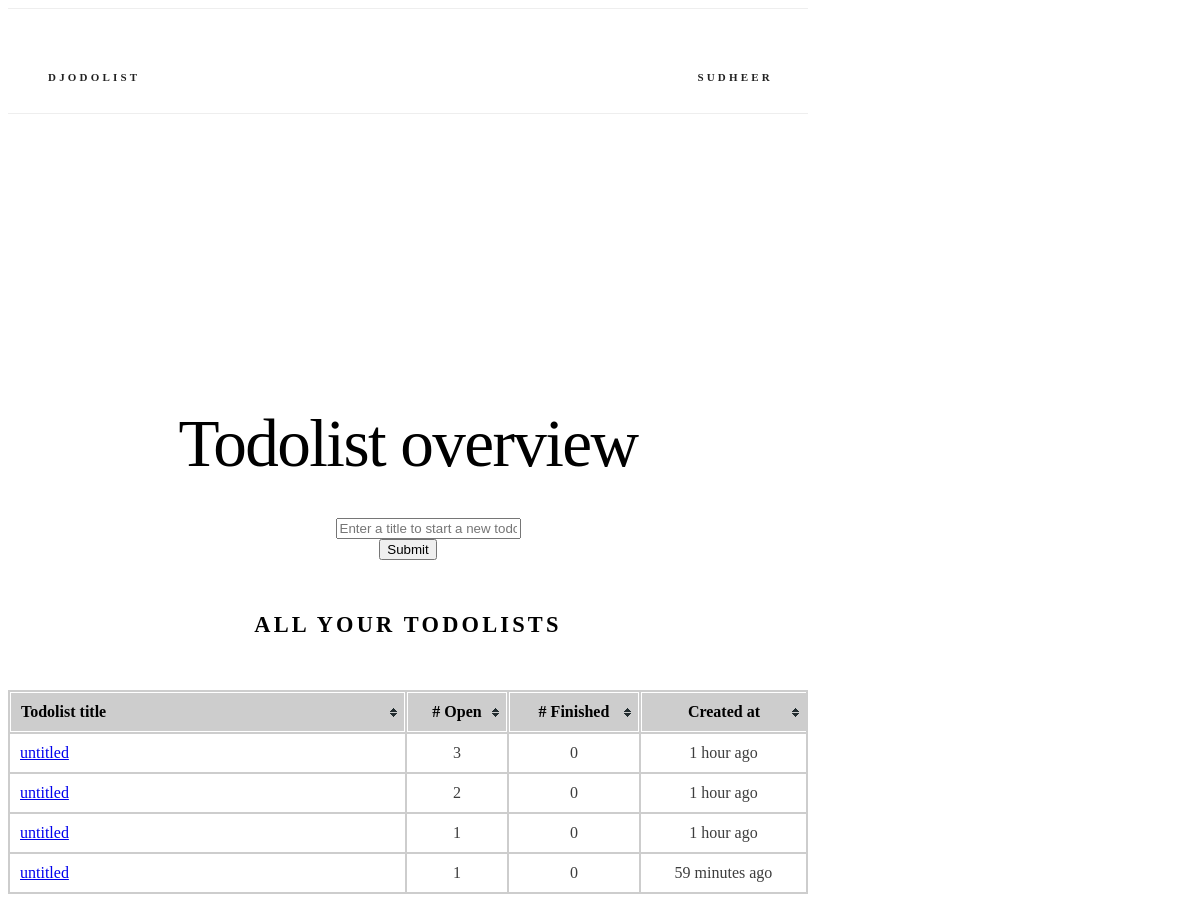
The app's page /todolists/ (signed in) with its own data.
### lists/models.py (models this page shows, shortened)
class TodoList(models.Model):
    title = models.CharField(max_length=128, default="untitled")
    created_at = models.DateTimeField(auto_now=True)
    creator = models.ForeignKey(
        User, null=True, related_name="todolists", on_delete=models.CASCADE
    )
    class Meta:
        ordering = ("created_at",)
    def count_finished(self):
        return self.todos.filter(is_finished=True).count()
    def count_open(self):
        return self.todos.filter(is_finished=False).count()

### lists/views.py (the view)
# urls.py: path("todolists/", views.overview, name="overview"),
@login_required
def overview(request):
    if request.method == "POST":
        return redirect("lists:add_todolist")
    return render(request, "lists/overview.html", {"form": TodoListForm()})

### lists/forms.py
class TodoListForm(forms.Form):
    title = forms.CharField(
        **form_kwargs(
            widget=forms.TextInput(
                attrs=widget_attrs("Enter a title to start a new todolist")
            )
        )
    )

### lists/templatetags/lists_extras.py (called while the page is built)
@register.filter("humanize")
def humanize_time(dt, past_="ago", future_="from now", default="just now"):
    now = datetime.utcnow()
    dt = dt.replace(tzinfo=None)
    if now > dt:
        diff = now - dt
        dt_is_past = True
    else:
        diff = dt - now
        dt_is_past = False
    periods = (
        (diff.days // 365, "year", "years"),
        (diff.days // 30, "month", "months"),
        (diff.days // 7, "week", "weeks"),
        (diff.days, "day", "days"),
        (diff.seconds // 3600, "hour", "hours"),
        (diff.seconds // 60, "minute", "minutes"),
        (diff.seconds, "second", "seconds"),
    )
    for period, singular, plural in periods:
        if period:
            return "%d %s %s" % (
                period,
                singular if period == 1 else plural,
                past_ if dt_is_past else future_,
            )
    return default

@register.filter("in_seconds")
def in_seconds(dt):
    return int((dt.replace(tzinfo=None) - datetime(1970, 1, 1)).total_seconds())

### lists/templates/lists/overview.html (shortened to what this page needs)
{% extends "base.html" %}
{% load static %}
{% load lists_extras %}
{% block css %}
<link rel="stylesheet" href="{% static 'lists/css/table.css' %}"> {% endblock %}
{% block body %}
<section class="header">
  <h2 class="title">Todolist overview</h2>
  <div class="row">
    <div class="six columns">
      <form action="{% url 'lists:add_todolist' %}" method=post>
        <dl>
          <dd>{{ form }}
          <dt><input type="submit" value="Submit">
        </dl>
      </form>
    </div>
  </div>
  <div class="row">
    <div class="u-full-width">
      <h6 class="docs-header todolist-overview">All your todolists</h6>
      <table id="todolist-overview-table" class="tablesorter">
        <thead>
          <tr>
            <th class='todolist-title'>Todolist title</th>
            <th># Open</th>
            <th># Finished</th>
            <th class="datetime">Created at</th>
          </tr>
        </thead>
        <tbody>
          {% for todolist in user.todolists.all %}
          <tr>
            <td class='todolist-title'><a href="{% url 'lists:todolist' todolist_id=todolist.id %}">{{ todolist.title }}</a></td>
            <td>{{ todolist.count_open }}</td>
            <td>{{ todolist.count_finished }}</td>
            <td data-time-in-seconds="{{ todolist.created_at|in_seconds }}">{{ todolist.created_at|humanize }}</td>
          </tr>
          {% endfor %}
        </tbody>
      </table>
    </div>
  </div>
</section>
{% endblock %}

### todolist/templates/base.html (shortened to what this page needs)
<!DOCTYPE html>
<html lang="en">
<head>
  {% load static %}
  <link rel="stylesheet" type='text/css' href="https://cdnjs.cloudflare.com/ajax/libs/normalize/3.0.2/normalize.min.css">
  <link rel="stylesheet" type='text/css' href="https://cdnjs.cloudflare.com/ajax/libs/skeleton/2.0.4/skeleton.min.css">
  <link rel="stylesheet" type='text/css' href="{% static 'css/custom.css' %}">
  {% block css %}{% endblock %}
</head>
<body>
  <div class="container">
    <nav class="navbar">
      <div class="container">
        <ul class="navbar-list">
          <li class="navbar-item"><a class="navbar-link" href="{% url 'lists:index' %}">Djodolist</a></li>
          {% if not user.is_authenticated %}
          <li class="navbar-item">
            <a class="navbar-link" href="{% url 'auth:login' %}">Login</a> {% else %}
            <li class="navbar-item">
              <a class="navbar-link" href="#" data-popover="#moreNavPopover">{{ user.username }}</a>
            </li>
            {% endif %}
        </ul>
      </div>
    </nav>
    {% block body %}{% endblock %}
  </div>
</body>
</html>

### todolist/static/css/custom.css (style rules this page uses)
.title { margin-top: 0; margin-bottom: 2rem; font-weight: 300; font-size: 3.6rem; line-height: 1.25; letter-spacing: -.1rem; word-wrap: break-word; }
th.todolist-title, tr td.todolist-title { width: 50%; word-break: break-word; }
.container { max-width: 800px; }
.header { margin-top: 6rem; text-align: center; }
.docs-header { text-transform: uppercase; font-size: 1.4rem; letter-spacing: .2rem; font-weight: 600; }
.navbar { display: none; }
@media (min-width: 550px) { .title { font-size: 4.2rem; } }
@media (min-width: 550px) { .header { margin-top: 18rem; } }
@media (min-width: 750px) { .navbar, .navbar-spacer { display: block; width: 100%; height: 6.5rem; background: #fff; z-index: 99; border-top: 1px solid #eee; border-bottom: 1px solid #eee; } }
@media (min-width: 750px) { .navbar > .container { width: 100%; } }
@media (min-width: 750px) { .navbar-list { list-style: none; margin-bottom: 0; } }
@media (min-width: 750px) { .navbar-item { position: relative; float: left; margin-bottom: 0; } }
@media (min-width: 750px) { .navbar-item:last-child { float: right; } }
@media (min-width: 750px) { .navbar-link { text-transform: uppercase; font-size: 11px; font-weight: 600; letter-spacing: .2rem; margin-right: 35px; text-decoration: none; line-height: 6.5rem; color: #222; } }

### lists/static/lists/css/table.css (style rules this page uses)
table.tablesorter { background-color: #CDCDCD; margin: 10px 0pt 15px; width: 100%; text-align: left; }
table.tablesorter thead tr th, table.tablesorter tbody tr td, table.tablesorter tfoot tr th { padding: 10px; text-align: center; }
table.tablesorter th:first-child, table.tablesorter tbody tr td:first-child { text-align: left; }
table.tablesorter thead tr th, table.tablesorter tfoot tr th { border: 1px solid #FFF; }
table.tablesorter th:last-child { border-right: 0px solid #FFF; }
table.tablesorter thead tr .header { background-image: url(../images/bg.gif); background-repeat: no-repeat; background-position: center right; cursor: pointer; }
table.tablesorter tbody td { color: #3D3D3D; padding: 4px; background-color: #FFF; vertical-align: top; }

### records on screen
TodoList: title "untitled", count_open "3", count_finished "0", created_at "1 hour ago"
TodoList: title "untitled", count_open "2", count_finished "0", created_at "1 hour ago"
TodoList: title "untitled", count_open "1", count_finished "0", created_at "1 hour ago"
TodoList: title "untitled", count_open "1", count_finished "0", created_at "59 minutes ago"

### other values on screen
{{ user.username }} "SUDHEER"
